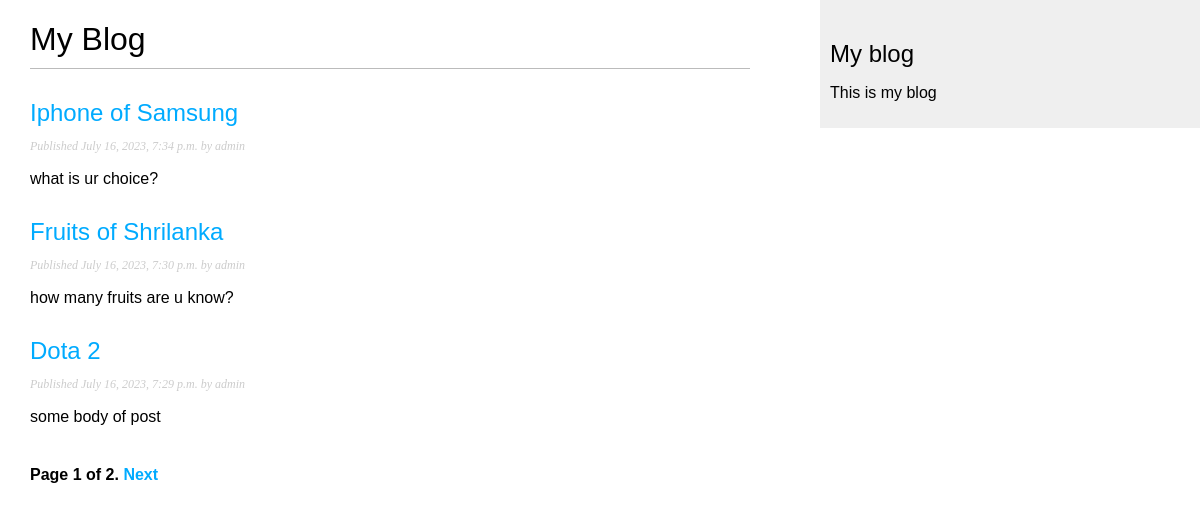
Screenshot of /blog/ with the database file from the repository.
### blog/models.py (models this page shows, shortened)
class Post(models.Model):
    class Status(models.TextChoices):
        DRAFT = 'DF', 'Draft'
        PUBLISHED = 'PB', 'Published'
    title = models.CharField(max_length=250)
    slug = models.SlugField(max_length=250,
                            unique_for_date='publish')
    author = models.ForeignKey(User,
                               on_delete=models.CASCADE,
                               related_name='blog_posts')
    body = models.TextField()
    publish = models.DateTimeField(default=timezone.now)
    created = models.DateTimeField(auto_now_add=True)
    updated = models.DateTimeField(auto_now=True)
    status = models.CharField(max_length=2,
                              choices=Status.choices,
                              default=Status.DRAFT)
    objects = models.Manager()
    published = PublishedManager()
    class Meta:
        ordering = ['-publish']
        indexes = [
            models.Index(fields=['-publish']),
        ]
    def get_absolute_url(self):
        return reverse('blog:post_detail',
                       args=[self.publish.year,
                             self.publish.month,
                             self.publish.day,
                             self.slug])

### blog/views.py (the view)
# urls.py: path('', views.post_list, name='post_list'),
def post_list(request):
    post_list = Post.published.all()
    paginator = Paginator(post_list, 3)
    page_number = request.GET.get('page', 1)
    try:
        posts = paginator.page(page_number)
    except PageNotAnInteger:
        posts = paginator.page(1)
    except EmptyPage:
        posts = paginator.page(paginator.num_pages)
    return render(request,
                  'blog/post/list.html',
                  {'posts': posts})

### blog/models.py (called while the page is built)
    def get_queryset(self) -> QuerySet:
        return super().get_queryset().filter(status=Post.Status.PUBLISHED)

### templates/blog/post/list.html (shortened to what this page needs)
{% extends 'blog/base.html' %}
{% block content %}
    <h1>My Blog</h1>
    {% for post in posts %}
        <h2>
            <a href="{{ post.get_absolute_url }}">
            {{ post.title }}
        </a>
        </h2>
        <p class="date">
            Published {{ post.publish }} by {{ post.author }}
        </p>
        {{ post.body|truncatewords:30|linebreaks }}
    {% endfor %}
    {% include 'pagination.html' with page=posts %}
{% endblock %}

### templates/blog/base.html (shortened to what this page needs)
{% load static %}
<!DOCTYPE html>
<html lang="en">
<head>
    <link rel="stylesheet" href="{% static 'css/blog.css' %}">
</head>
<body>
    <div id="content">
        {% block content %}
        {% endblock %}
    </div>
    <div id="sidebar">
        <h2>My blog</h2>
        <p>This is my blog</p>
    </div>
</body>
</html>

### templates/pagination.html (shortened to what this page needs)
<div class="pagination">
    <span class="step-links">
        <span class="current">
            Page {{ page.number }} of {{ page.paginator.num_pages }}.
        </span>
        {% if page.has_next %}
            <a href="?page={{ page.next_page_number }}">Next</a>
        {% endif %}
    </span>
</div>

### static/css/blog.css (style rules this page uses)
body { margin:0; padding:0; font-family:helvetica, sans-serif; }
a { color:#00abff; text-decoration:none; }
h1 { font-weight:normal; border-bottom:1px solid #bbb; padding:0 0 10px 0; }
h2 { font-weight:normal; margin:30px 0 0; }
#content { float:left; width:60%; padding:0 0 0 30px; }
#sidebar { float:right; width:30%; padding:10px; background:#efefef; height:100%; }
p.date { color:#ccc; font-family: georgia, serif; font-size: 12px; font-style: italic; }
.pagination { margin:40px 0; font-weight:bold; }

### rows the page displays
Post: title "Iphone of Samsung", publish "July 16, 2023, 7:34 p.m.", author "admin", body "what is ur choice?"
Post: title "Fruits of Shrilanka", publish "July 16, 2023, 7:30 p.m.", author "admin", body "how many fruits are u know?"
Post: title "Dota 2", publish "July 16, 2023, 7:29 p.m.", author "admin", body "some body of post"

### other values shown
{{ page.number }} "1"
{{ page.paginator.num_pages }} "2"
